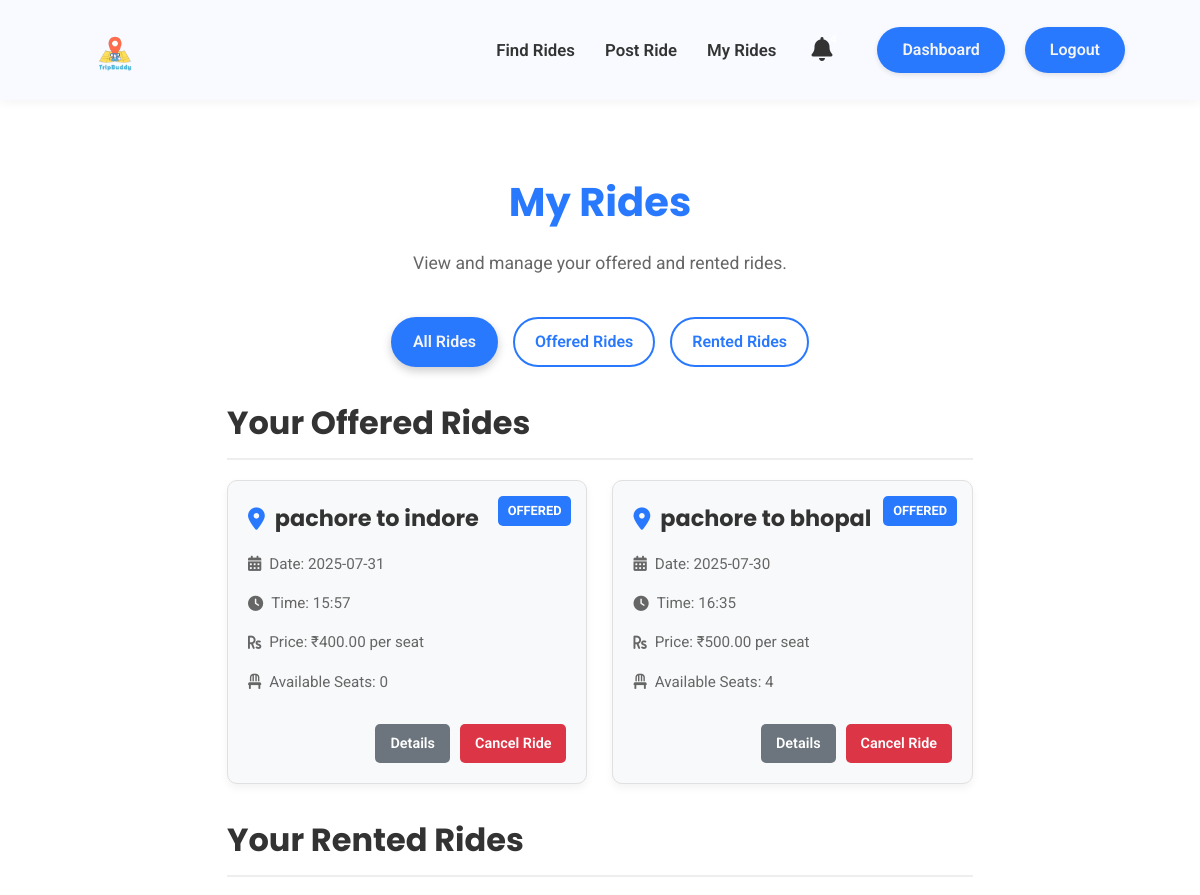
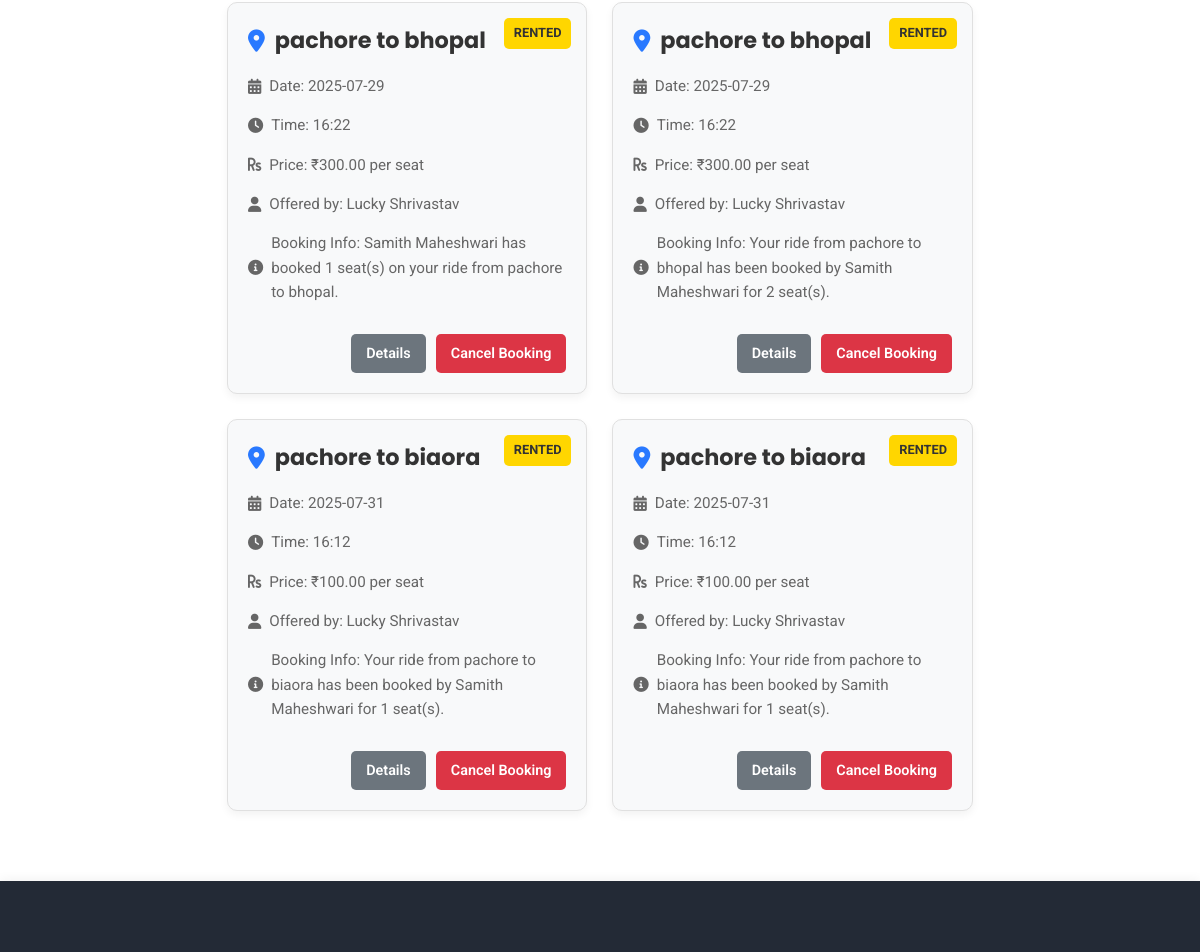
Before: /my_rides (signed in, upper part) with the older database file (2 pictures, top to bottom).
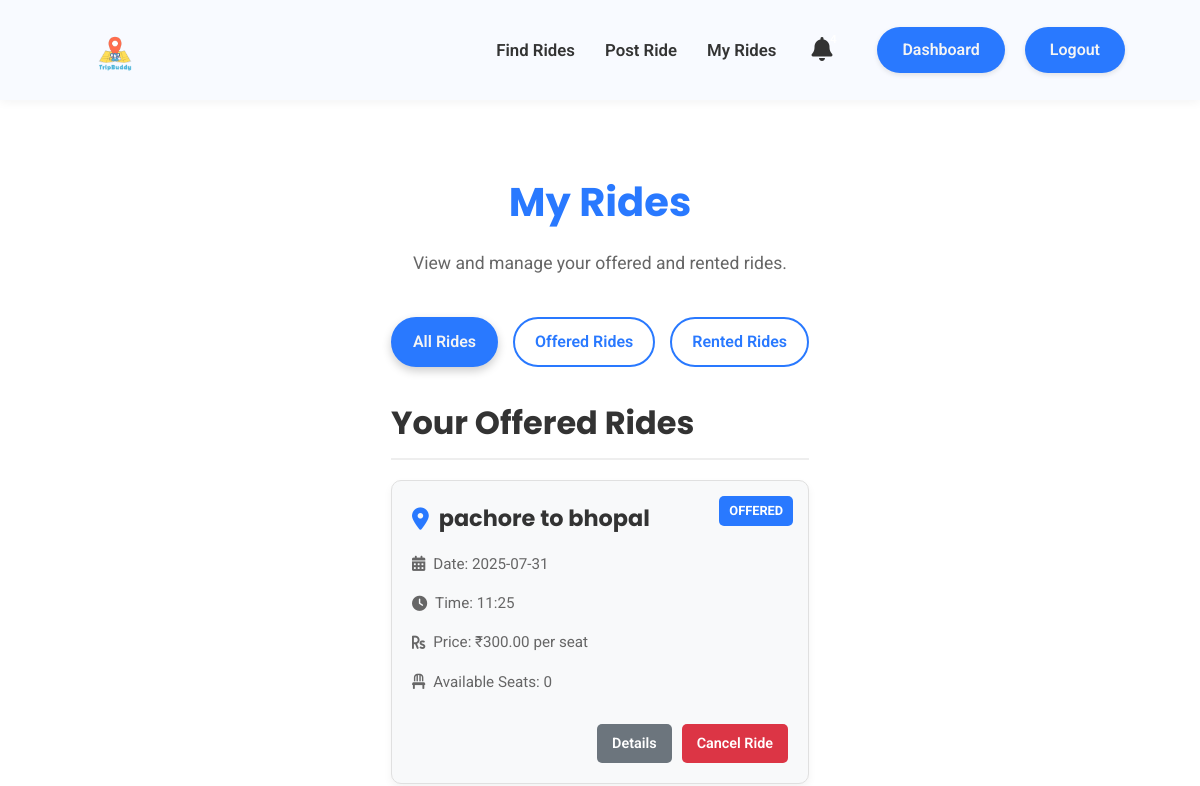
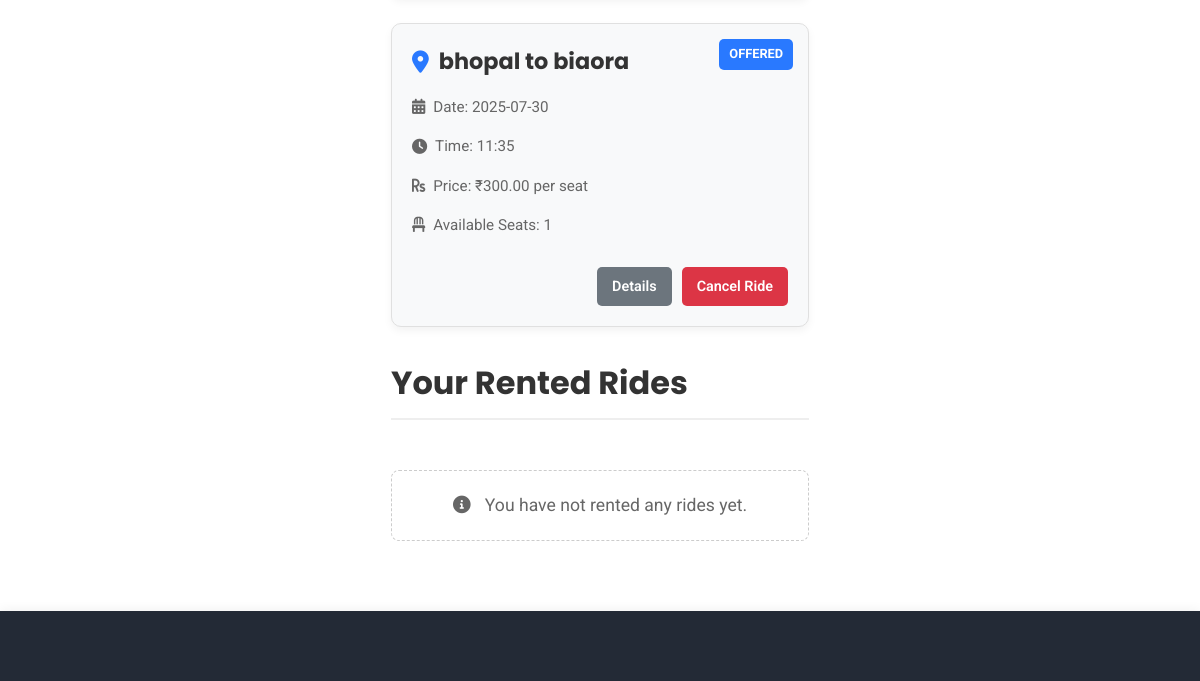
After: the same page with the newer database file (2 pictures, top to bottom).
### models.py (models this page shows, shortened)
class Ride(db.Model):
    id = db.Column(db.Integer, primary_key=True)
    creator_id = db.Column(db.Integer, db.ForeignKey('user.id'), nullable=False)
    start_location = db.Column(db.String(100), nullable=False)
    end_location = db.Column(db.String(100), nullable=False)
    price = db.Column(db.Float, nullable=False)
    seats = db.Column(db.Integer, nullable=False)
    date = db.Column(db.Date, nullable=False)
    time = db.Column(db.String(20), nullable=False) # Store time as string (e.g., "10:00 AM")
    description = db.Column(db.Text, nullable=True)

class Notification(db.Model):
    id = db.Column(db.Integer, primary_key=True)
    user_id = db.Column(db.Integer, db.ForeignKey('user.id'), nullable=False) # The user who receives the notification
    sender_id = db.Column(db.Integer, db.ForeignKey('user.id'), nullable=True) # Optional: User who triggered the notification
    message = db.Column(db.String(500), nullable=False)
    type = db.Column(db.String(50), nullable=True) # e.g., 'ride_booked', 'message', 'ride_cancelled'
    is_read = db.Column(db.Boolean, default=False, nullable=False)
    timestamp = db.Column(db.DateTime, default=datetime.utcnow, nullable=False)
    ride_id = db.Column(db.Integer, db.ForeignKey('ride.id'), nullable=True)
    ride = db.relationship('Ride', backref='notifications', lazy=True) # Back-reference to the ride

class User(UserMixin, db.Model):
    id = db.Column(db.Integer, primary_key=True)
    username = db.Column(db.String(80), unique=True, nullable=False)
    email = db.Column(db.String(120), unique=True, nullable=False)
    password = db.Column(db.String(120), nullable=False)
    role = db.Column(db.String(20), nullable=False) # e.g., 'Renter', 'Provider'
    rides_created = db.relationship('Ride', backref='creator', lazy=True)
    rides_taken = db.Column(db.Integer, default=0, nullable=False)
    can_offer_rides = db.Column(db.Boolean, default=False, nullable=False)
    can_find_rides = db.Column(db.Boolean, default=False, nullable=False)
    received_notifications = db.relationship('Notification', backref='recipient', lazy=True, foreign_keys='Notification.user_id')

### app.py (the view)
@app.route('/my_rides', methods=['GET'])
@login_required
def my_rides():
    filter_type = request.args.get('filter', 'all')
    offered_rides = []
    rented_bookings = [] # Renamed to better reflect it's a list of Notification objects
    offered_rides_query = Ride.query.filter_by(creator_id=current_user.id).order_by(Ride.date.desc(), Ride.time.asc())
    rented_bookings_query = Notification.query.options(joinedload(Notification.ride)).filter(
        Notification.sender_id == current_user.id,
        Notification.type == 'ride_booked',
        Notification.ride_id.isnot(None) # Ensure there's an associated ride
    ).order_by(Notification.timestamp.desc())
    if filter_type == 'offered':
        offered_rides = offered_rides_query.all()
    elif filter_type == 'rented':
        rented_bookings = rented_bookings_query.all()
    else: # 'all' or no filter
        offered_rides = offered_rides_query.all()
        rented_bookings = rented_bookings_query.all()
    return render_template('my_rides.html',
                           offered_rides=offered_rides,
                           rented_bookings=rented_bookings, # Pass the list of notifications
                           filter_type=filter_type)

### app.py (called while the page is built)
@login_manager.user_loader
def load_user(user_id):
    return User.query.get(int(user_id))

### templates/my_rides.html (shortened to what the changed rows need)
<!DOCTYPE html>
<html lang="en">
<head>
    <link rel="stylesheet" href="https://cdnjs.cloudflare.com/ajax/libs/font-awesome/6.0.0-beta3/css/all.min.css">
    <link rel="stylesheet" href="{{ url_for('static', filename='css/main.css') }}">
    <link rel="stylesheet" href="{{ url_for('static', filename='css/dashboard.css') }}">
</head>
<body>
    <main class="my-rides-main">
        <div class="my-rides-container">
            <h1 class="my-rides-heading">My Rides</h1>
            {% if (filter_type == 'all' or filter_type == 'offered') %}
                <section class="rides-list-section">
                    <h2>Your Offered Rides</h2>
                    {% if offered_rides %}
                        <div class="rides-grid">
                            {% for ride in offered_rides %}
                                <div class="ride-card">
                                    <span class="ride-type-badge offered">Offered</span>
                                    <h3><i class="fas fa-map-marker-alt"></i> {{ ride.start_location }} to {{ ride.end_location }}</h3>
                                    <p><i class="fas fa-calendar-alt"></i> Date: {{ ride.date.strftime('%Y-%m-%d') }}</p>
                                    <p><i class="fas fa-clock"></i> Time: {{ ride.time }}</p>
                                    <p><i class="fas fa-rupee-sign"></i> Price: ₹{{ "%.2f"|format(ride.price) }} per seat</p>
                                    <p><i class="fas fa-chair"></i> Available Seats: {{ ride.seats }}</p>
                                    <div class="ride-actions">
                                        <a href="#" class="btn-detail">Details</a>
                                        <a href="#" class="btn-cancel">Cancel Ride</a>
                                    </div>
                                </div>
                            {% endfor %}
                        </div>
                    {% else %}
                        <p class="no-rides-message"><i class="fas fa-info-circle"></i> You have not offered any rides yet.</p>
                    {% endif %}
                </section>
            {% endif %}
            {% if (filter_type == 'all' or filter_type == 'rented') %}
                <section class="rides-list-section">
                    <h2>Your Rented Rides</h2>
                    {% if rented_bookings %}
                        <div class="rides-grid">
                            {% for booking in rented_bookings %}
                                {% if booking.ride %}
                                <div class="ride-card">
                                    <span class="ride-type-badge rented">Rented</span>
                                    <h3><i class="fas fa-map-marker-alt"></i> {{ booking.ride.start_location }} to {{ booking.ride.end_location }}</h3>
                                    <p><i class="fas fa-calendar-alt"></i> Date: {{ booking.ride.date.strftime('%Y-%m-%d') }}</p>
                                    <p><i class="fas fa-clock"></i> Time: {{ booking.ride.time }}</p>
                                    <p><i class="fas fa-rupee-sign"></i> Price: ₹{{ "%.2f"|format(booking.ride.price) }} per seat</p>
                                    <p><i class="fas fa-user"></i> Offered by: {{ booking.ride.creator.username }}</p>
                                    <p><i class="fas fa-info-circle"></i> Booking Info: {{ booking.message }}</p>
                                    <div class="ride-actions">
                                        <a href="#" class="btn-detail">Details</a>
                                        <a href="#" class="btn-cancel">Cancel Booking</a>
                                    </div>
                                </div>
                                {% endif %}
                            {% endfor %}
                        </div>
                    {% else %}
                        <p class="no-rides-message"><i class="fas fa-info-circle"></i> You have not rented any rides yet.</p>
                    {% endif %}
                </section>
            {% endif %}
        </div>
    </main>
</body>
</html>

Changed rows visible on the page:
removed Notification: ride.start_location "pachore", ride.end_location "bhopal", ride "2025-07-29", ride.time "16:22", ride.creator.username "Lucky Shrivastav", message "Samith Maheshwari has booked 1 seat(s) on your ride from pachore to bhopal."
no longer on this page (row edited): Ride: ride.price "300.00"
removed Notification: ride.start_location "pachore", ride.end_location "bhopal", ride "2025-07-29", ride.time "16:22", ride.creator.username "Lucky Shrivastav", message "Your ride from pachore to bhopal has been booked by Samith Maheshwari for 2 seat(s)."
no longer on this page (row edited): Notification: ride.start_location "pachore", ride.end_location "biaora", ride "2025-07-31", ride.time "16:12", ride.creator.username "Lucky Shrivastav", message "Your ride from pachore to biaora has been booked by Samith Maheshwari for 1 seat(s)."
no longer on this page (row edited): Ride: ride.price "100.00"
no longer on this page (row edited): Notification: ride.start_location "pachore", ride.end_location "biaora", ride "2025-07-31", ride.time "16:12", ride.creator.username "Lucky Shrivastav", message "Your ride from pachore to biaora has been booked by Samith Maheshwari for 1 seat(s)."
changed Ride "pachore": end_location "indore" → "bhopal"; time "15:57" → "11:25"; price "400.00" → "300.00"
changed Ride: start_location "pachore" → "bhopal"; end_location "bhopal" → "biaora"; time "16:35" → "11:35"; price "500.00" → "300.00"; seats "4" → "1"
Other visible differences:
text now shown: "You have not rented any rides yet."
